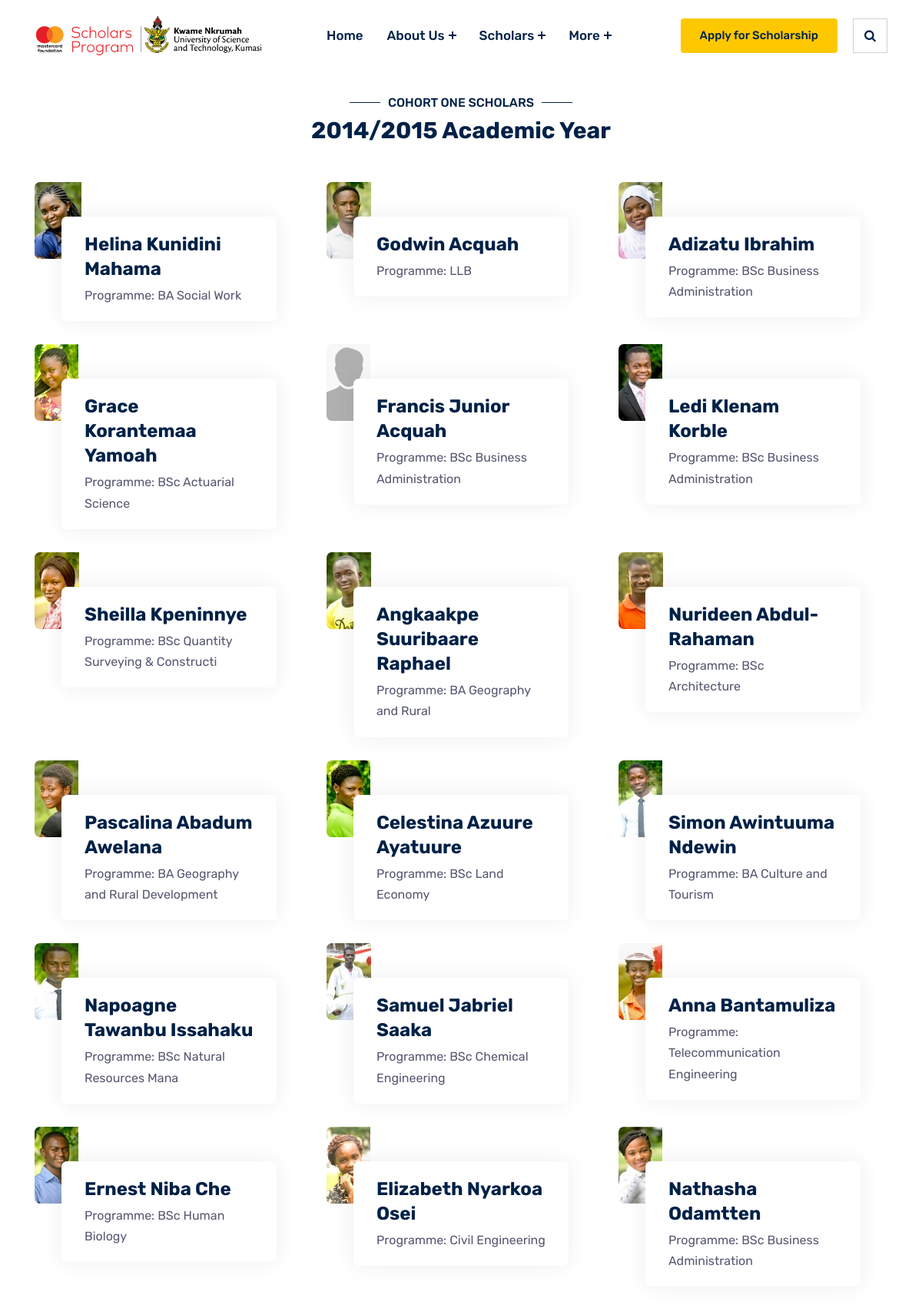
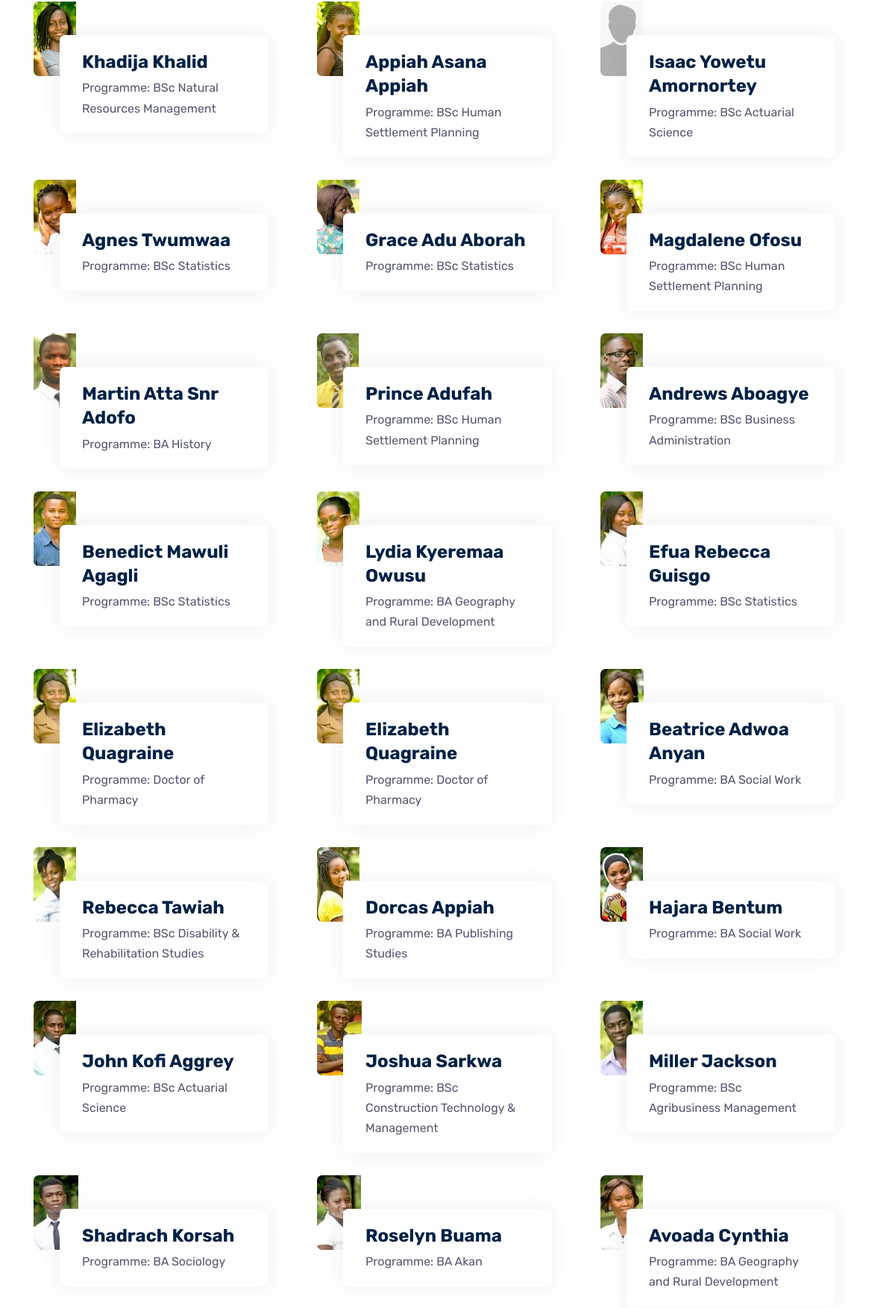
Screenshot of /cohort/1 (upper part) with the database file from the repository (2 pictures, top to bottom).
### app/models.py (models this page shows)
class CohortBatch(models.Model):
    batch = models.CharField(max_length=64)
    cohort = models.ForeignKey(Cohort, on_delete=models.CASCADE)
    class Meta:
        verbose_name_plural = 'Cohort Batches'

class Cohort(models.Model):
    img = models.ImageField(upload_to="cohort", verbose_name="Profile Picture")
    name = models.CharField(max_length=64)
    programme = models.CharField(max_length=64)
    class Meta:
        verbose_name_plural = 'Cohort'

### app/views.py (the view)
# urls.py: path('cohort/<str:id>', views.cohort, name='cohort'),
def cohort(request, id, context={}):
    context['data'] = CohortBatch.objects.all()
    match id:
        case '1':
            context['data'] = context['data'].filter(batch='2014/2015 Academic Year')
            return render(request, 'cohort_one.html', context)
        case '2':
            context['data'] = context['data'].filter(batch='2015/2016 Academic Year')
            return render(request, 'cohort_two.html', context)
        case '3':
            context['data'] = context['data'].filter(batch='2016/2017 Academic Year')
            return render(request, 'cohort_three.html', context)
        case '4':
            context['data'] = context['data'].filter(batch='2017/2018 Academic Year')
            return render(request, 'cohort_four.html', context)
        case '5':
            context['data'] = context['data'].filter(batch='2018/2019 Academic Year')
            return render(request, 'cohort_five.html', context)

### templates/cohort_one.html
{% extends 'base.html' %} {% block content %} {% load static %}
<div class="team-area pd-top-120 pd-bottom-90">
  <div class="container">
    <div class="row justify-content-center">
      <div class="col-xl-6 col-lg-7">
        <div class="section-title text-center">
          <h6 class="sub-title double-line">COHORT ONE SCHOLARS</h6>
          <h3 class="title">2014/2015 Academic Year</h3>
        </div>
      </div>
    </div>
    <div class="row justify-content-center">
      {% for i in data %}
      <div class="col-lg-4 col-md-6">
        <div class="single-team-inner">
          <div class="thumb">
            <img
              src="{{ i.cohort.img.url }}"
              alt="img"
            />
          </div>
          <div class="details">
            <h4><a href="#">{{ i.cohort.name }}</a></h4>
            <span>Programme: {{ i.cohort.programme }}</span>
          </div>
        </div>
      </div>
      {% endfor %}
    </div>
  </div>
</div>
{% endblock content %}

### templates/base.html (shortened to what this page needs)
<!DOCTYPE html>
<html lang="zxx">
  <head>
    {% load static %}
    <link rel="stylesheet" href=" {% static 'assets/css/vendor.css' %} " />
    <link rel="stylesheet" href=" {% static 'assets/css/style.css' %} " />
    <link rel="stylesheet" href=" {% static 'assets/css/responsive.css' %} " />
  </head>
  <body>
    <div class="navbar-area">
      <nav class="navbar navbar-area-1 navbar-area navbar-expand-lg">
        <div class="container nav-container">
          <div class="logo">
            <a href=" {% static 'index.html' %} "
              ><img
                src="http://127.0.0.1:8000/media/MCFSP-AT-KNUST-LOGO_0.png"
                alt="img"
            /></a>
          </div>
          <div class="collapse navbar-collapse" id="edumint_main_menu">
            <ul class="navbar-nav menu-open">
              <li class="current-menu-item">
                <a href="{% url 'index' %}">Home</a>
              </li>
              <li class="menu-item-has-children">
                <a href="#">About Us</a>
              </li>
              <li class="menu-item-has-children">
                <a href="#">Scholars</a>
              </li>
              <li class="menu-item-has-children">
                <a href="#">More</a>
              </li>
            </ul>
          </div>
          <div class="nav-right-part nav-right-part-desktop">
            <a class="btn btn-base" href=" {% url 'register' %}  "
              >Apply for Scholarship</a
            >
            <a class="search-bar" href="#"><i class="fa fa-search"></i></a>
          </div>
        </div>
      </nav>
    </div>
    {% block content %} {% endblock content %}
  </body>
</html>

### rows the page displays
CohortBatch: cohort.img (picture), cohort.name "Helina Kunidini Mahama", cohort.programme "BA Social Work"
CohortBatch: cohort.img (picture), cohort.name "Godwin Acquah", cohort.programme "LLB"
CohortBatch: cohort.img (picture), cohort.name "Adizatu Ibrahim", cohort.programme "BSc Business Administration"
CohortBatch: cohort.img (picture), cohort.name "Grace Korantemaa Yamoah", cohort.programme "BSc Actuarial Science"
CohortBatch: cohort.img (picture), cohort.name "Francis Junior Acquah", cohort.programme "BSc Business Administration"
CohortBatch: cohort.img (picture), cohort.name "Ledi Klenam Korble", cohort.programme "BSc Business Administration"
CohortBatch: cohort.img (picture), cohort.name "Sheilla Kpeninnye", cohort.programme "BSc Quantity Surveying & Constructi"
CohortBatch: cohort.img (picture), cohort.name "Angkaakpe Suuribaare Raphael", cohort.programme "BA Geography and Rural"
CohortBatch: cohort.img (picture), cohort.name "Nurideen Abdul-Rahaman", cohort.programme "BSc Architecture"
CohortBatch: cohort.img (picture), cohort.name "Pascalina Abadum Awelana", cohort.programme "BA Geography and Rural Development"
CohortBatch: cohort.img (picture), cohort.name "Celestina Azuure Ayatuure", cohort.programme "BSc Land Economy"
CohortBatch: cohort.img (picture), cohort.name "Simon Awintuuma Ndewin", cohort.programme "BA Culture and Tourism"
CohortBatch: cohort.img (picture), cohort.name "Napoagne Tawanbu Issahaku", cohort.programme "BSc Natural Resources Mana"
CohortBatch: cohort.img (picture), cohort.name "Samuel Jabriel Saaka", cohort.programme "BSc Chemical Engineering"
CohortBatch: cohort.img (picture), cohort.name "Anna Bantamuliza", cohort.programme "Telecommunication Engineering"
CohortBatch: cohort.img (picture), cohort.name "Ernest Niba Che", cohort.programme "BSc Human Biology"
CohortBatch: cohort.img (picture), cohort.name "Elizabeth Nyarkoa Osei", cohort.programme "Civil Engineering"
CohortBatch: cohort.img (picture), cohort.name "Nathasha Odamtten", cohort.programme "BSc Business Administration"
CohortBatch: cohort.img (picture), cohort.name "Khadija Khalid", cohort.programme "BSc Natural Resources Management"
CohortBatch: cohort.img (picture), cohort.name "Appiah Asana Appiah", cohort.programme "BSc Human Settlement Planning"
CohortBatch: cohort.img (picture), cohort.name "Isaac Yowetu Amornortey", cohort.programme "BSc Actuarial Science"
CohortBatch: cohort.img (picture), cohort.name "Agnes Twumwaa", cohort.programme "BSc Statistics"
CohortBatch: cohort.img (picture), cohort.name "Grace Adu Aborah", cohort.programme "BSc Statistics"
CohortBatch: cohort.img (picture), cohort.name "Magdalene Ofosu", cohort.programme "BSc Human Settlement Planning"
CohortBatch: cohort.img (picture), cohort.name "Martin Atta Snr Adofo", cohort.programme "BA History"
CohortBatch: cohort.img (picture), cohort.name "Prince Adufah", cohort.programme "BSc Human Settlement Planning"
CohortBatch: cohort.img (picture), cohort.name "Andrews Aboagye", cohort.programme "BSc Business Administration"
CohortBatch: cohort.img (picture), cohort.name "Benedict Mawuli Agagli", cohort.programme "BSc Statistics"
CohortBatch: cohort.img (picture), cohort.name "Lydia Kyeremaa Owusu", cohort.programme "BA Geography and Rural Development"
CohortBatch: cohort.img (picture), cohort.name "Efua Rebecca Guisgo", cohort.programme "BSc Statistics"
CohortBatch: cohort.img (picture), cohort.name "Elizabeth Quagraine", cohort.programme "Doctor of Pharmacy"
CohortBatch: cohort.img (picture), cohort.name "Elizabeth Quagraine", cohort.programme "Doctor of Pharmacy"
CohortBatch: cohort.img (picture), cohort.name "Beatrice Adwoa Anyan", cohort.programme "BA Social Work"
CohortBatch: cohort.img (picture), cohort.name "Rebecca Tawiah", cohort.programme "BSc Disability & Rehabilitation Studies"
CohortBatch: cohort.img (picture), cohort.name "Dorcas Appiah", cohort.programme "BA Publishing Studies"
CohortBatch: cohort.img (picture), cohort.name "Hajara Bentum", cohort.programme "BA Social Work"
CohortBatch: cohort.img (picture), cohort.name "John Kofi Aggrey", cohort.programme "BSc Actuarial Science"
CohortBatch: cohort.img (picture), cohort.name "Joshua Sarkwa", cohort.programme "BSc Construction Technology & Management"
CohortBatch: cohort.img (picture), cohort.name "Miller Jackson", cohort.programme "BSc Agribusiness Management"
CohortBatch: cohort.img (picture), cohort.name "Shadrach Korsah", cohort.programme "BA Sociology"
CohortBatch: cohort.img (picture), cohort.name "Roselyn Buama", cohort.programme "BA Akan"
CohortBatch: cohort.img (picture), cohort.name "Avoada Cynthia", cohort.programme "BA Geography and Rural Development"
